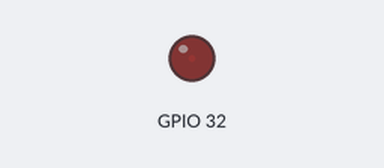
Bench run of a sketch on a simulated ESP32. Shown: output pins drawn as LEDs (lit = HIGH).

Above: at 0.05 s.
At 8.25 s:
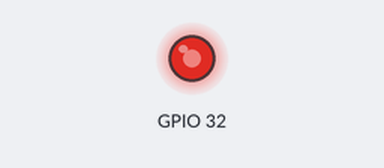
At 12.75 s:
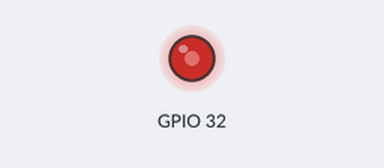
At 16.55 s:
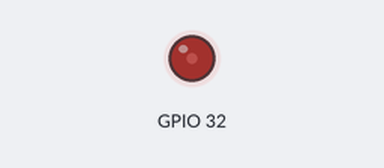
Timing chart, 0 to 28.8 s (numbered marks = the images above):
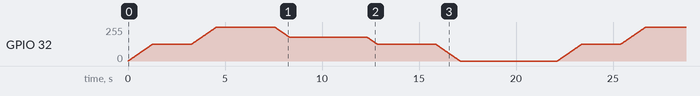

The sketch:

pwm_out_other_effect.ino
```cpp
// sai gradualmente para o 50% fixa em 50 por algum tempo e sobre para o 100% e permanece um tempo
// depois volta para 80% fixa por algum tempo, vai para 50% fica por um tempo e cai para 0%.

const int ledGpioPWM = 32;
const int freq = 5000;
const int width_interval  = 8;
const int channel = 0;

void setup() {
  ledcAttachChannel(ledGpioPWM, freq, width_interval, channel);
}

void pulseLED(int initial_duty, int final_duty, int arg_delay) {
  if (initial_duty < final_duty) {
    for (int duty = initial_duty; duty <= final_duty; duty++) {
      ledcWrite(ledGpioPWM, duty);
      delay(10);
    }
  } else {
    for (int duty = initial_duty; duty >= final_duty; duty--) {
      ledcWrite(ledGpioPWM, duty);
      delay(10);
    }
  }
  delay(arg_delay);
}

void loop() {
  pulseLED(0, 127, 2000);   // 50%
  pulseLED(128, 255, 3000); // 100%
  pulseLED(255, 180, 4000); // 80%
  pulseLED(179, 127, 3000); // 50%
  pulseLED(126, 0, 5000);   // 0%
}
```
